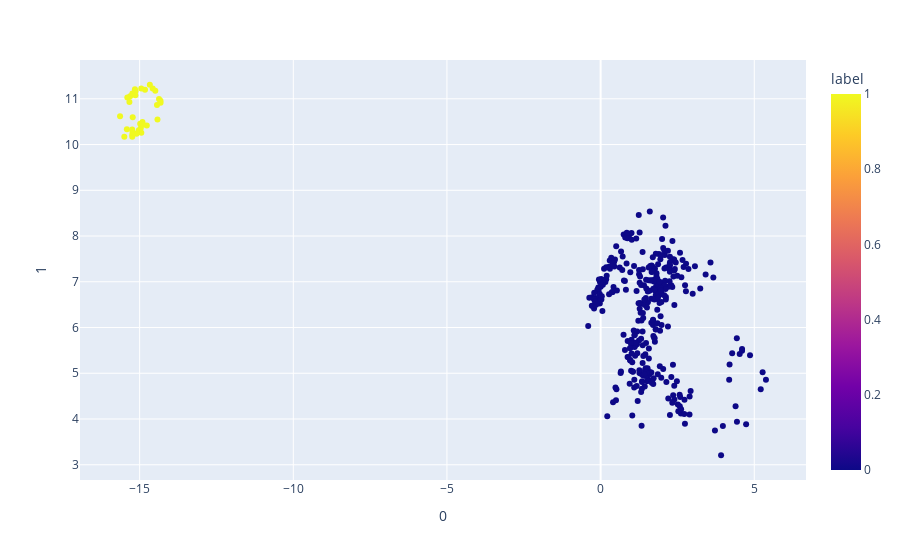

This figure's notebook cell:
### Code cell
loaded_reducer = joblib.load('stramlit_umap.sav')
proj_1d = loaded_reducer.transform(X2)
fig_2d = px.scatter(
    pd.DataFrame(proj_1d), x=0, y=1,
    color=Y2, labels={'color': 'label'}
)


fig_2d.show()

### Figure 1 — Plotly figure (JSON) as saved in the notebook; plotly's stock layout.template omitted (floating-point values rounded to 4 significant figures; data arrays with more than 128 entries replaced by an {"elided": "..."} marker saying what was removed)
{"data": [{"hovertemplate": "0=%{x}<br>1=%{y}<br>label=%{marker.color}<extra></extra>", "legendgroup": "", "marker": {"color": {"elided": "374 int values"}, "coloraxis": "coloraxis", "symbol": "circle"}, "mode": "markers", "name": "", "orientation": "v", "showlegend": false, "type": "scatter", "x": {"elided": "374 float values"}, "xaxis": "x", "y": {"elided": "374 float values"}, "yaxis": "y"}], "layout": {"coloraxis": {"colorbar": {"title": {"text": "label"}}, "colorscale": [[0, "#0d0887"], [0.1111, "#46039f"], [0.2222, "#7201a8"], [0.3333, "#9c179e"], [0.4444, "#bd3786"], [0.5556, "#d8576b"], [0.6667, "#ed7953"], [0.7778, "#fb9f3a"], [0.8889, "#fdca26"], [1, "#f0f921"]]}, "legend": {"tracegroupgap": 0}, "margin": {"t": 60}, "xaxis": {"anchor": "y", "domain": [0, 1], "title": {"text": "0"}}, "yaxis": {"anchor": "x", "domain": [0, 1], "title": {"text": "1"}}}}
